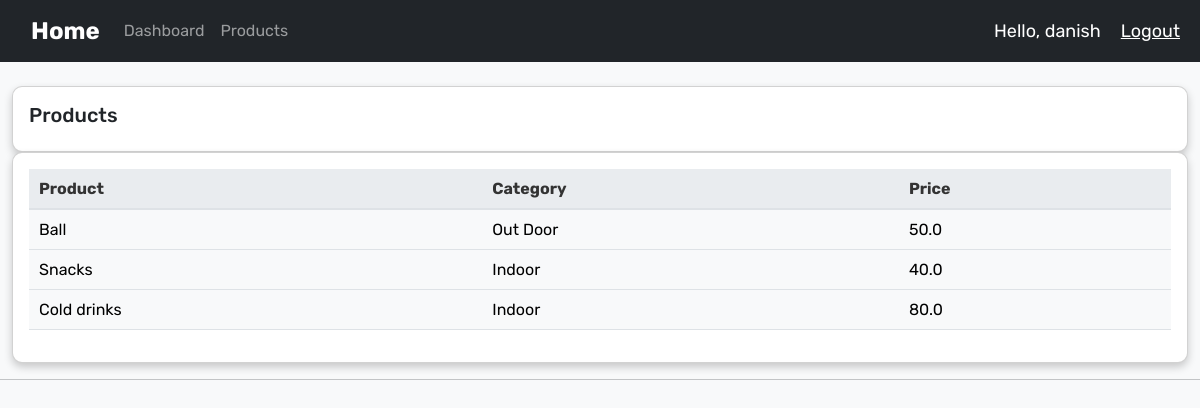
The page /products/ (signed in) on the database as committed earlier.
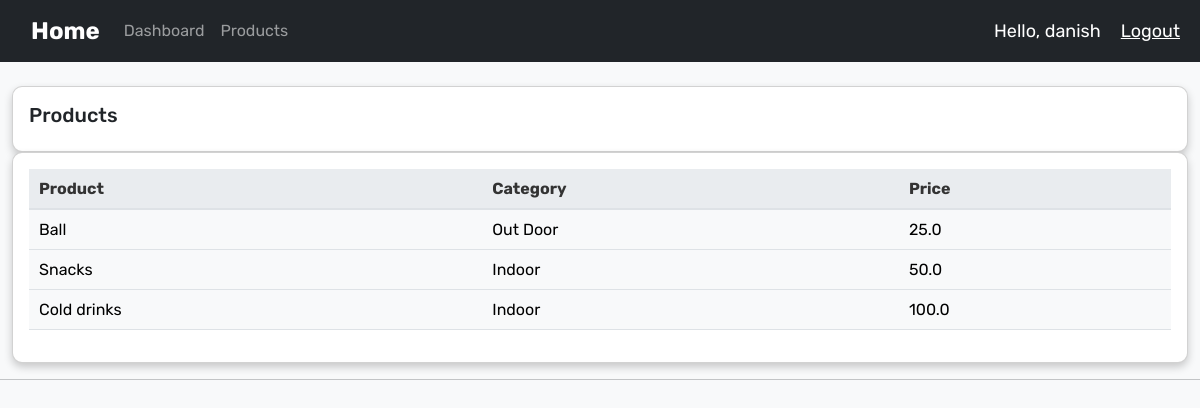
The same page on the database as committed later.
### accounts/models.py (models this page shows, shortened)
class Product(models.Model):
    CATEGORY = (
        ('Indoor', 'Indoor'),
        ('Out Door', 'Out Door'),
    )
    name = models.CharField(max_length=200, null=True)
    price = models.FloatField(null=True)
    category = models.CharField(max_length=200, null=True, choices=CATEGORY)
    description = models.CharField(max_length=200, null=True)
    date_created = models.DateTimeField(auto_now_add=True, null=True)
    tags = models.ManyToManyField(Tag)

### accounts/decorators.py (the view)
        def wrapper_func(request, *args, **kwargs):
            group = None
            if request.user.groups.exists():
                group = request.user.groups.all()[0].name
            if group in allowed_roles:
                return view_func(request, *args, **kwargs)
            else:
                return HttpResponse('You are not authorized to view this page')

### accounts/views.py (called while the page is built)
@login_required(login_url='login')
@allowed_users(allowed_roles=['admin'])
def products(request):
    products = Product.objects.all()
    return render(request, 'accounts/products.html', {'products':products})

### accounts/templates/accounts/products.html (shortened to what this page needs)
{% extends 'accounts/main.html' %} {% block content %}
<br />
<div class="row">
  <div class="col-md">
    <div class="card card-body">
      <h5>Products</h5>
    </div>
    <div class="card card-body">
      <table class="table">
        <tr>
          <th>Product</th>
          <th>Category</th>
          <th>Price</th>
        </tr>
        {% for i in products %}
        <tr>
          <td>{{ i.name }}</td>
          <td>{{ i.category }}</td>
          <td>{{ i.price }}</td>
        </tr>
        {% endfor %}
      </table>
    </div>
  </div>
</div>
{% endblock %}

Rows that differ between the two databases and show on the page:
changed Product "Ball": price "50.0" → "25.0"
changed Product "Snacks": price "40.0" → "50.0"
changed Product "Cold drinks": price "80.0" → "100.0"
